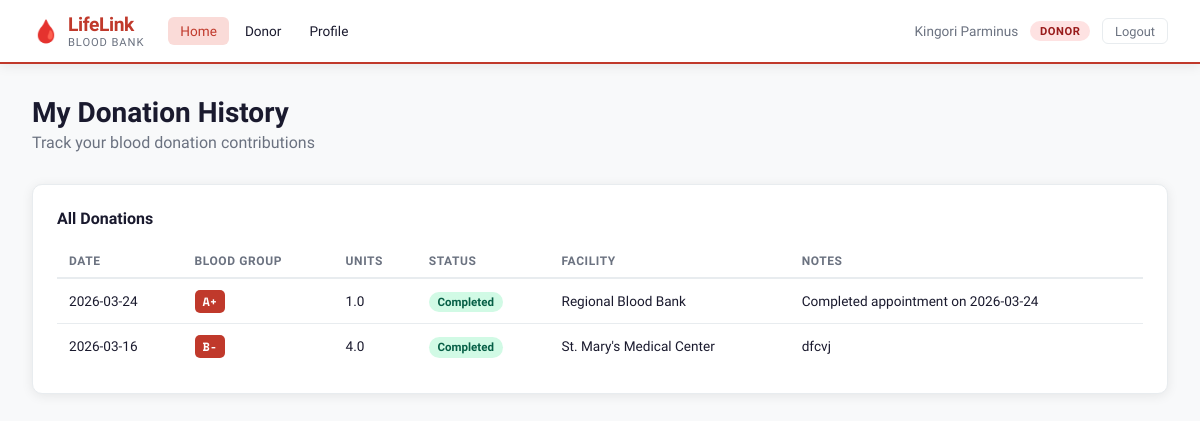
Screenshot of /donor/donations (signed in) with the database file from the repository.
### tables this page shows
CREATE TABLE donations (
        id INTEGER PRIMARY KEY AUTOINCREMENT,
        donor_id INTEGER NOT NULL REFERENCES users(id),
        facility_id INTEGER REFERENCES facilities(id),
        donation_date DATE NOT NULL, blood_group TEXT NOT NULL,
        units REAL DEFAULT 1.0,
        status TEXT DEFAULT 'completed' CHECK(status IN ('completed','pending','cancelled')),
        notes TEXT, created_at TIMESTAMP DEFAULT CURRENT_TIMESTAMP);

CREATE TABLE facilities (
        id INTEGER PRIMARY KEY AUTOINCREMENT,
        name TEXT NOT NULL, address TEXT, phone TEXT,
        created_at TIMESTAMP DEFAULT CURRENT_TIMESTAMP);

### app.py (the view)
@app.route("/donor/donations")
@login_required
@role_required("donor")
def donor_donations():
    uid=session["user_id"]; conn=get_db()
    donations=conn.execute("SELECT d.*,f.name as facility_name FROM donations d LEFT JOIN facilities f ON d.facility_id=f.id WHERE d.donor_id=? ORDER BY d.donation_date DESC",(uid,)).fetchall()
    conn.close()
    return render_template("donor_donations.html",donations=donations)

### app.py (called while the page is built)
def get_db():
    conn = sqlite3.connect(DATABASE)
    conn.row_factory = sqlite3.Row
    return conn

def login_required(f):
    @functools.wraps(f)
    def decorated(*args,**kwargs):
        if "user_id" not in session:
            flash("Please log in to continue.","warning")
            return redirect(url_for("login"))
        return f(*args,**kwargs)
    return decorated

def role_required(*roles):
    def decorator(f):
        @functools.wraps(f)
        def decorated(*args,**kwargs):
            if "user_id" not in session: return redirect(url_for("login"))
            if session.get("role") not in roles:
                flash("Access denied.","danger")
                return redirect(url_for("dashboard"))
            return f(*args,**kwargs)
        return decorated
    return decorator

### templates/donor_donations.html (shortened to what this page needs)
{% extends "base.html" %}
{% block content %}
<div class="page-header">
    <h1>My Donation History</h1>
    <p>Track your blood donation contributions</p>
</div>
<div class="section-card">
    <h3>All Donations</h3>
    <table class="data-table">
        <thead>
            <tr>
                <th>Date</th>
                <th>Blood Group</th>
                <th>Units</th>
                <th>Status</th>
                <th>Facility</th>
                <th>Notes</th>
            </tr>
        </thead>
        <tbody>
            {% for donation in donations %}
                <tr>
                    <td>{{ donation.donation_date }}</td>
                    <td><span class="blood-badge">{{ donation.blood_group }}</span></td>
                    <td>{{ donation.units }}</td>
                    <td><span class="badge status-{{ donation.status }}">{{ donation.status }}</span></td>
                    <td>{{ donation.facility_name }}</td>
                    <td>{{ donation.notes or '-' }}</td>
                </tr>
            {% else %}
                <tr>
                    <td colspan="6" class="empty">No donations found</td>
                </tr>
            {% endfor %}
        </tbody>
    </table>
</div>
{% endblock %}

### static/css/style.css (style rules this page uses)
:root { --red: #C0392B; --red-dark: #922B21; --red-light: #FADBD8; --red-mid: #E74C3C; --blue: #2980B9; --green: #27AE60; --orange: #E67E22; --purple: #8E44AD; --bg: #F8F9FA; --surface: #FFFFFF; --border: #E8ECEF; --text: #1A1A2E; --text-muted: #6B7280; --shadow: 0 2px 12px rgba(0,0,0,0.08); --shadow-md: 0 4px 24px rgba(0,0,0,0.12); --radius: 10px; --nav-h: 64px; --font: 'Sora', sans-serif; --mono: 'Space Mono', monospace; }
* { margin:0; padding:0; box-sizing:border-box; }
body { font-family:var(--font); background:var(--bg); color:var(--text); min-height:100vh; }
.blood-badge { display:inline-block; background:var(--red); color:#fff; font-size:.75rem; font-weight:700; padding:.2rem .5rem; border-radius:5px; font-family:var(--mono); }
.badge { font-size:.72rem; padding:.2rem .55rem; border-radius:99px; font-weight:600; text-transform:capitalize; }
.badge.status-completed { background:#D1FAE5; color:#065F46; }
.page-header { margin-bottom:2rem; }
.page-header h1 { font-size:1.75rem; font-weight:700; color:var(--text); margin-bottom:.25rem; }
.page-header p { color:var(--text-muted); }
.section-card { background:var(--surface); border:1px solid var(--border); border-radius:var(--radius); padding:1.5rem; box-shadow:var(--shadow); margin-bottom:1.5rem; }
.section-card h3 { font-size:1rem; font-weight:600; margin-bottom:1rem; }
.data-table { width:100%; border-collapse:collapse; font-size:.85rem; }
.data-table th { text-align:left; padding:.6rem .75rem; font-size:.75rem; font-weight:600; text-transform:uppercase; letter-spacing:.05em; color:var(--text-muted); border-bottom:2px solid var(--border); }
.data-table td { padding:.65rem .75rem; border-bottom:1px solid var(--border); vertical-align:middle; }
.data-table tbody tr:last-child td { border-bottom:none; }

### rows the page displays
donations: donation_date "2026-03-24", blood_group "A+", units "1.0", status "Completed", facility_name "Regional Blood Bank", notes "Completed appointment on 2026-03-24"
donations: donation_date "2026-03-16", blood_group "B-", units "4.0", status "Completed", facility_name "St. Mary's Medical Center", notes "dfcvj"

### other values shown
{{ session.name }} "Kingori Parminus"
{{ session.role }} "DONOR"
